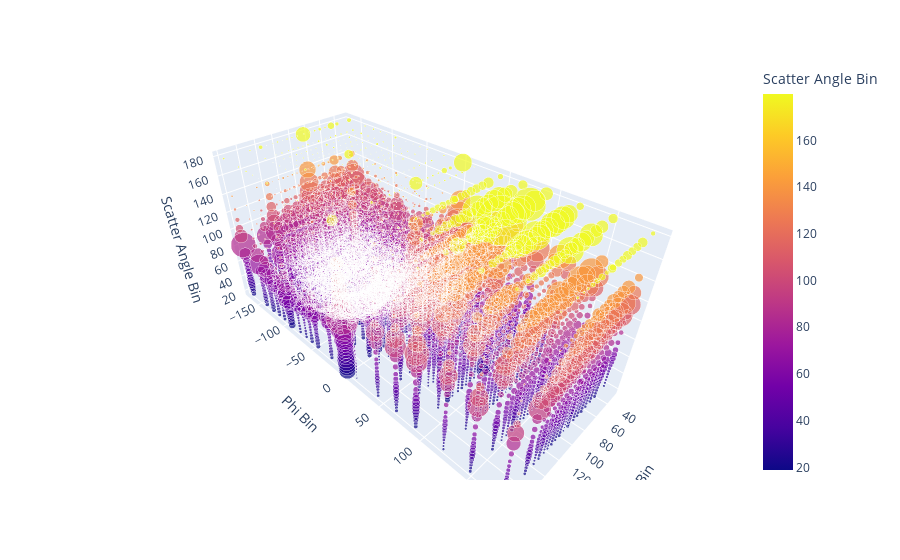

Notebook code cell kept with this figure:
### Code cell
px.scatter_3d(bincounts_all, x='Theta Bin', y='Phi Bin', z='Scatter Angle Bin', color = 'Scatter Angle Bin', size = 'count', size_max = 50)

### Figure 1 — Plotly figure (JSON) as saved in the notebook; plotly's stock layout.template omitted (floating-point values rounded to 4 significant figures; data arrays with more than 128 entries replaced by an {"elided": "..."} marker saying what was removed)
{"data": [{"hovertemplate": "Theta Bin=%{x}<br>Phi Bin=%{y}<br>Scatter Angle Bin=%{marker.color}<br>count=%{marker.size}<extra></extra>", "legendgroup": "", "marker": {"color": {"elided": "7220 float values"}, "coloraxis": "coloraxis", "size": {"elided": "7220 int values"}, "sizemode": "area", "sizeref": 10.72, "symbol": "circle"}, "mode": "markers", "name": "", "scene": "scene", "showlegend": false, "type": "scatter3d", "x": {"elided": "7220 float values"}, "y": {"elided": "7220 float values"}, "z": {"elided": "7220 float values"}}], "layout": {"coloraxis": {"colorbar": {"title": {"text": "Scatter Angle Bin"}}, "colorscale": [[0, "#0d0887"], [0.1111, "#46039f"], [0.2222, "#7201a8"], [0.3333, "#9c179e"], [0.4444, "#bd3786"], [0.5556, "#d8576b"], [0.6667, "#ed7953"], [0.7778, "#fb9f3a"], [0.8889, "#fdca26"], [1, "#f0f921"]]}, "legend": {"itemsizing": "constant", "tracegroupgap": 0}, "margin": {"t": 60}, "scene": {"domain": {"x": [0, 1], "y": [0, 1]}, "xaxis": {"title": {"text": "Theta Bin"}}, "yaxis": {"title": {"text": "Phi Bin"}}, "zaxis": {"title": {"text": "Scatter Angle Bin"}}}}}
